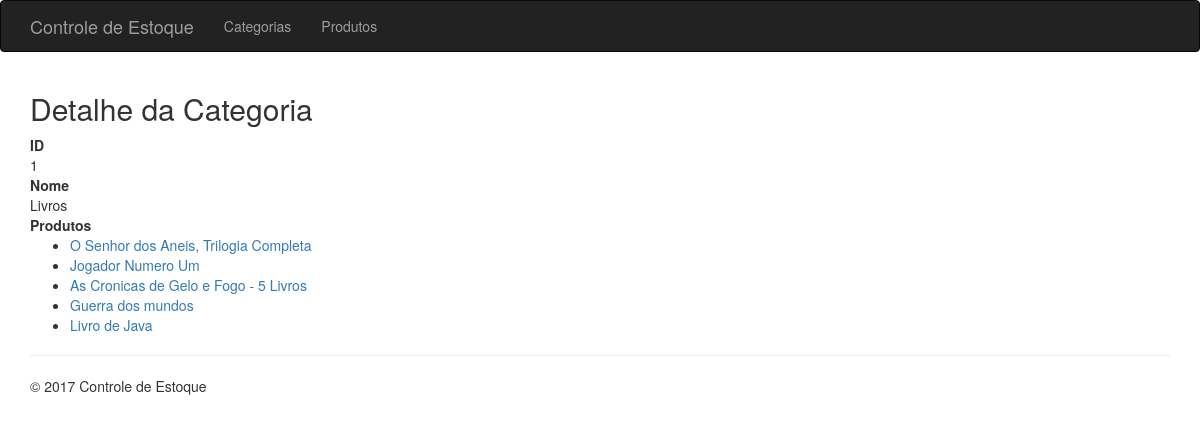
/categorias-detalhe.php?id=1, run on the app's committed database.
### tables this page shows
CREATE TABLE `categorias` (
  `id` int(11) NOT NULL,
  `nome` varchar(50) NOT NULL
);

CREATE TABLE `produtos` (
  `id` int(11) NOT NULL,
  `nome` varchar(150) NOT NULL,
  `preco` double(9,2) NOT NULL,
  `quantidade` int(11) NOT NULL,
  `categoria_id` int(11) NOT NULL
);

### classes/Categoria.php (called while the page is built, shortened)
<?php
	class Categoria	{
		public $id;
		public function __construct($id = false){
			if ($id) {
				$this->id = $id;
				$this->carregar();
			}
		}
		public function carregar(){
			$query = "SELECT id, nome FROM categorias WHERE id = :id";
			$conexao = Conexao::pegarConexao();
			$stmt = $conexao->prepare($query);
			$stmt->bindValue(':id', $this->id);
			$stmt->execute();
			$linha = $stmt->fetch();
			$this->nome = $linha['nome'];
		}
		public function carregarProdutos(){
			$this->produtos = Produto::listarPorCategoria($this->id);
		}
	}

### classes/Produto.php (called while the page is built, shortened)
<?php
	class Produto {
		public static function listarPorCategoria($categoria_id){
			$query = "SELECT id, nome, preco, quantidade, categoria_id
					  FROM produtos WHERE categoria_id = :categoria_id";
			$conexao = Conexao::pegarConexao();
			$stmt = $conexao->prepare($query);
			$stmt->bindValue(':categoria_id', $categoria_id);
			$stmt->execute();
			return $stmt->fetchAll();
		}
	}

### categorias-detalhe.php (the view, shortened to what this page needs)
<?php
	try{
		$id = $_GET['id'];
		$categoria = new Categoria($id);
		$categoria->carregarProdutos();
		$listaProdutos = $categoria->produtos;
	} catch(Exception $e){
		Erro::trataErro($e);
	}
?>
<?php require_once 'cabecalho.php' ?>
<div class="row">
    <div class="col-md-12">
        <h2>Detalhe da Categoria</h2>
    </div>
</div>
<dl>
    <dt>ID</dt>
    <dd><?php echo $categoria->id ?></dd>
    <dt>Nome</dt>
    <dd><?php echo $categoria->nome ?></dd>
    <dt>Produtos</dt>
	<?php if (count($listaProdutos) > 0): ?>
		<dd>
			<ul>
				<?php foreach ($listaProdutos as $linha): ?>
					<li><a href="produtos-editar.php?id=<?php echo $linha['id'] ?>"><?php echo $linha['nome'] ?></a></li>
				<?php endforeach ?>
			</ul>
		</dd>
	<?php else: ?>
		<dd>Não existem produtos para esta categoria</dd>
	<?php endif ?>
</dl>
<?php require_once 'rodape.php' ?>

### data on the page
categorias: id "1", nome "Livros"
produtos: nome "O Senhor dos Aneis, Trilogia Completa"
produtos: nome "Jogador Numero Um"
produtos: nome "As Cronicas de Gelo e Fogo - 5 Livros"
produtos: nome "Guerra dos mundos"
produtos: nome "Livro de Java"
